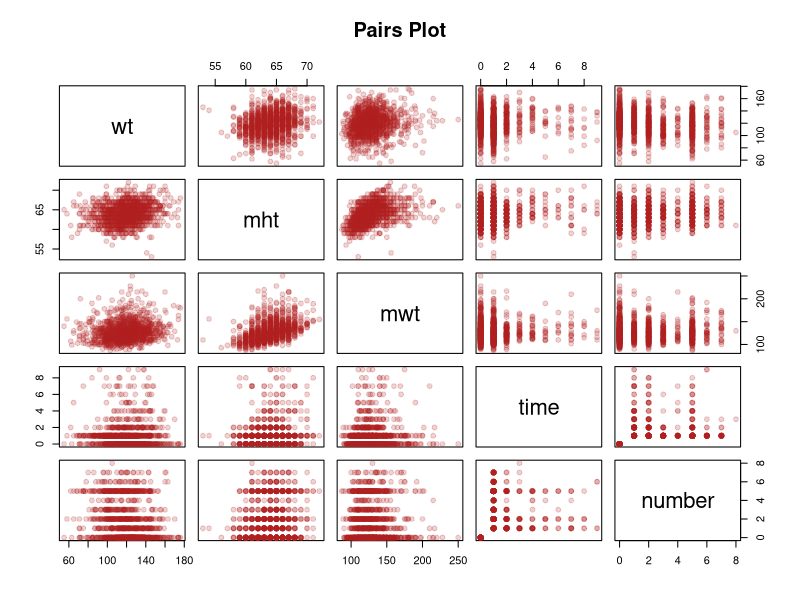
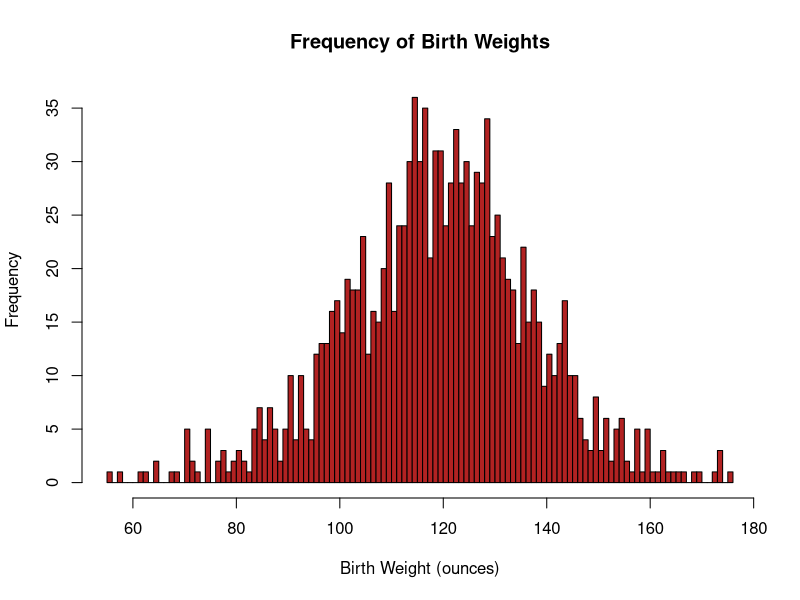
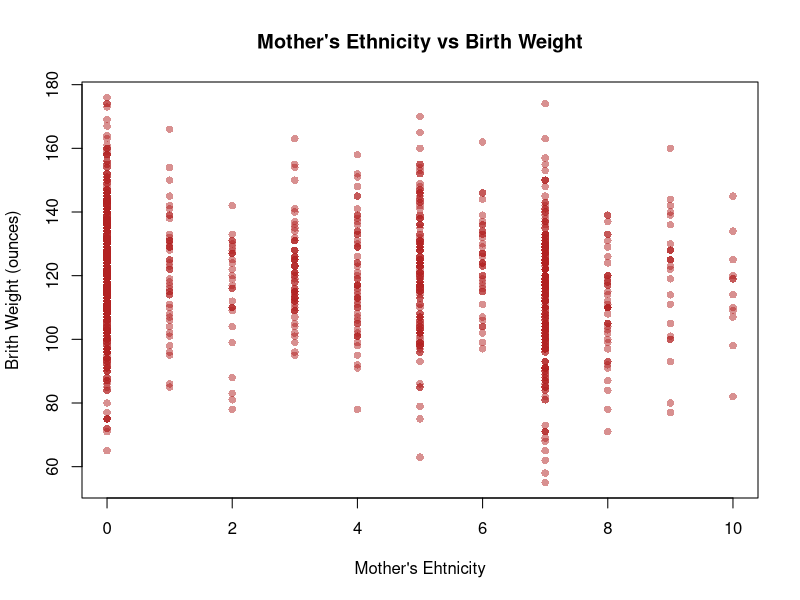
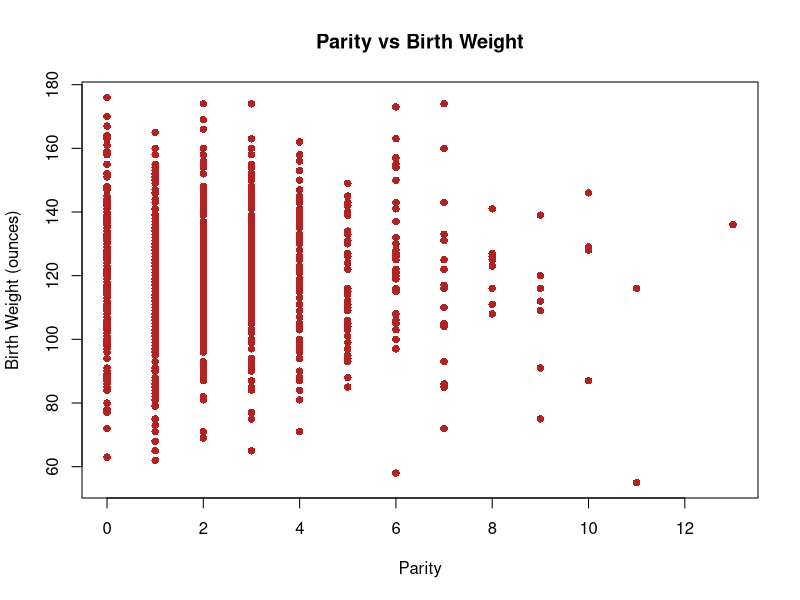
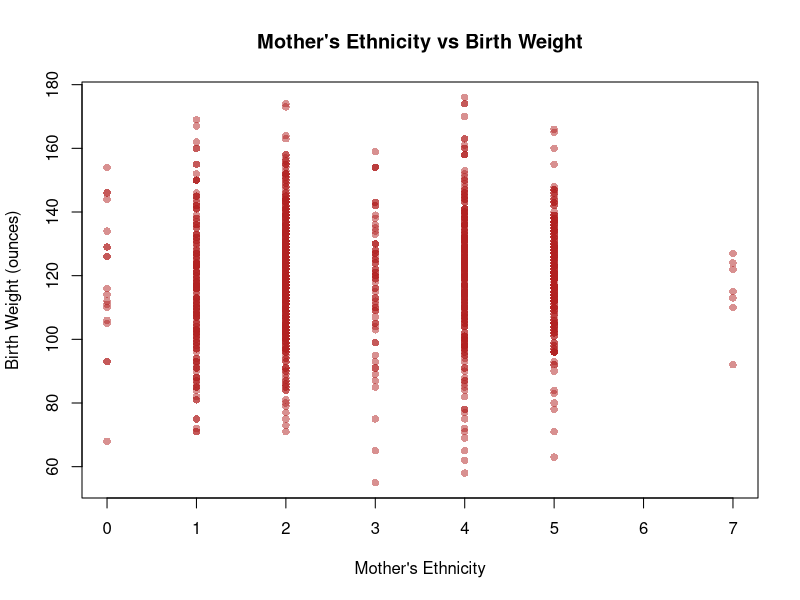
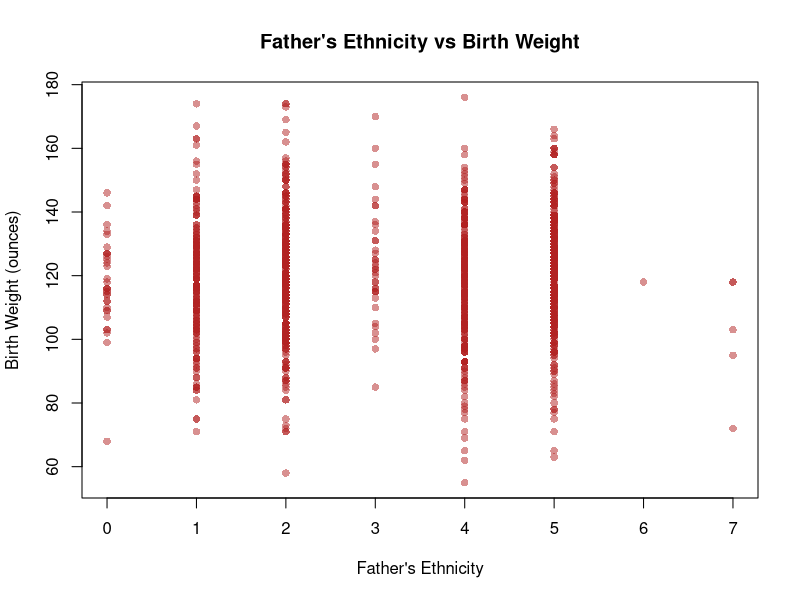
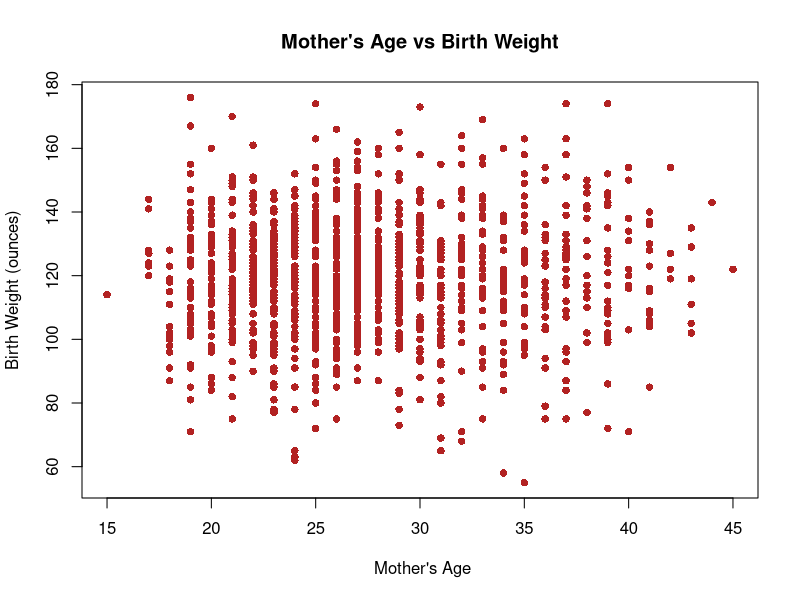
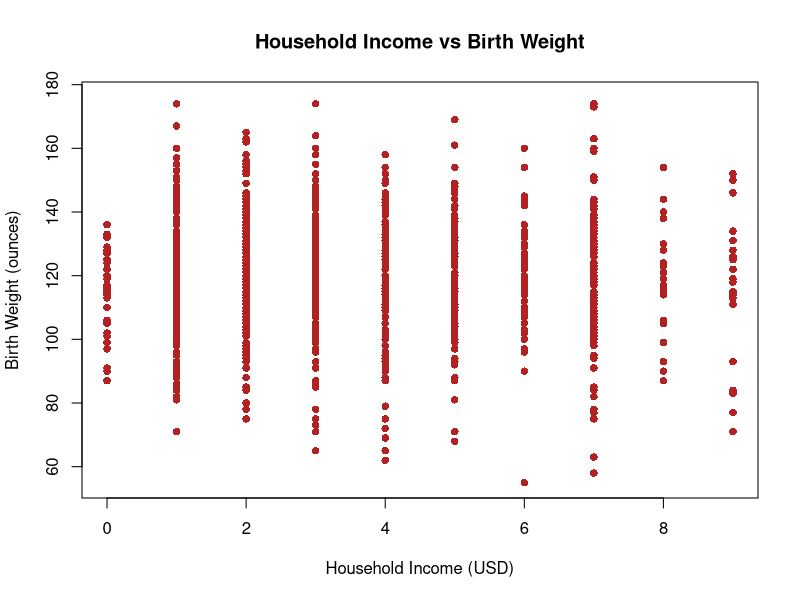

Write R code to recreate these figures, in order.
## ---- chunk 1
# Knitr Configuration
knitr::opts_chunk$set(
  cache = TRUE,
  include = TRUE,
  echo = FALSE,
  results = "markup",
  fig.show = "asis",
  fig.height = 4
)
## ---- chunk 2
# Define all the functions and constants used later

# Category names for Ethnicity variates
ethLabels <- c(
  "Caucasian",
  "Mexican",
  "African-American",
  "Asian",
  "Mixed",
  "Other"
)

# Category names for Education variates
edLabels <- c(
  "Elementary School",
  "Middle School",
  "High School",
  "High School + Trade School",
  "High School + Some College",
  "College Graduate",
  "Trade School",
  "High School Unclear"
)

# Number of imputed datasets
k <- 5

# Unit conversion factors
poundsToKg <- 0.453592
inchesToM <- 0.0254

# The boundaries for BMI categories
# See this page for the source:
# https://www.mayoclinic.org/healthy-lifestyle/pregnancy-week-by-week/in-depth/pregnancy-weight-gain/art-20044360?pg=1
underweightNormalBoundary <- 18.5
normalOverweightBoundary <- 25
overweightObeseBoundary <- 30

# Use test 10% for test set in cross validation
testSetRatio = 0.1
## ---- chunk 3
isUnderweight <- function (bmi) bmi < underweightNormalBoundary
isNormal <- function (bmi) bmi < normalOverweightBoundary & bmi >= underweightNormalBoundary
isOverweight <- function (bmi) bmi < overweightObeseBoundary & bmi >= normalOverweightBoundary
isObese <- function (bmi) bmi >= overweightObeseBoundary

bmi <- function (wtLbs, htIn) (wtLbs * poundsToKg) / (htIn * inchesToM)^2
## ---- chunk 4
# Roughly translate the "number" category to a floating point number of the actual number of cigarettes smoked
numCigs <- function (number) (number <= 4) * (5 * number - 2.5) + (number > 4) * (10 * number - 25.5)
## ---- chunk 5
# Re-encoding and labelling variates as factors
decodeBirthVariates <- function (birthsDataset) {
  newDataset = data.frame(birthsDataset)

  newDataset$meth <- cut(
    birthsDataset$meth,
    breaks = c(0, 5:10), 
    labels = ethLabels,
    right = TRUE,
    include.lowest= TRUE
  )

  newDataset$med <- cut(
    birthsDataset$med,
    breaks = 0:8, 
    labels = edLabels,
    right = FALSE
  )

  newDataset$feth <- cut(
    birthsDataset$feth,
    breaks = c(0, 5:10),
    labels = ethLabels,
    right = TRUE,
    include.lowest= TRUE
  )

  newDataset$fed <- cut(
    birthsDataset$fed,
    breaks = 0:8, 
    labels = edLabels,
    right = FALSE
  )

  newDataset$smoke <- cut(
    birthsDataset$smoke,
    breaks = 0:4, 
    labels = c(
      "Never",
      "Smokes Now",
      "Until Pregnancy",
      "Doesn't Smoke Anymore"
    ),
    right = FALSE
  )

  newDataset$marital <- cut(
    birthsDataset$marital,
    breaks = 0:5,
    labels = c(
      "Married",
      "Legally Separated",
      "Divorced",
      "Widowed",
      "Never Married"
    )
  )

  newDataset$number <- numCigs(birthsDataset$number)

  newDataset$time <- cut(
    birthsDataset$time,
    breaks = 0:10,
    labels = c(
      "Never Smoked",
      "Still Smokes",
      "During Pregnancy",
      "Less Than A Year",
      "1-2 Years",
      "2-3 Years",
      "3-4 Years",
      "5-9 Years",
      "More Than 10 Years",
      "Quit But Don't Know When"
    ),
    right = FALSE
  )

  newDataset$income <- cut(
    birthsDataset$income,
    breaks = c(0, 1, 2, 10),
    labels = c(
      "Under 2500",
      "2500-4999",
      "5000-Over 25000"
    ),
    right = FALSE
  )

  newDataset
}
## ---- chunk 6
smokingImpact <- function (time, number) {
  cigaretteEffectRatio = 6
  # Take the average of the bounds of the range of cigarettes smoked by a given category
  # as the approximate exact number of cigarettes smoked per day
  # https://www.med.uottawa.ca/sim/data/Smoking_and_Health_e.htm shows that it took a
  # six-fold increase in the number of cigarettes smoked a day to double the impact
  # on the likelihood of developing lung cancer. We approximate the effect of smoking
  # on birth with this ratio too.
  activeSmokingImpact = (number != 0) * 2^(numCigs(number) / cigaretteEffectRatio)
  
  impactTimeDecay = 2
  
  # Approximate a scalar number of years since quiting based on the categorical variable
  yearsQuit = (time >= 3) * (-2.5 + time) + (time >= 7) * (-18.5 + 3 * time)
  # Time = 1 or 2 are special cases with 0 decay
  yearsQuit = yearsQuit * (time >= 3)
  
  decayedSmokingImpact = activeSmokingImpact * exp(-yearsQuit / impactTimeDecay)
  
  decayedSmokingImpact
}
## ---- chunk 7
craftFeatures <- function (imputedBirthsDataset) {
  newDataset = decodeBirthVariates(imputedBirthsDataset)

  newDataset$sameEth <- factor(
    imputedBirthsDataset$meth == imputedBirthsDataset$feth,
    labels = c("Different", "Same")
  )
  # What about "Other" though?
  
  newDataset$htDiff <- newDataset$fht - newDataset$mht
    
  newDataset$lateMom <- factor(
    newDataset$parity == 0 & newDataset$mage >= 35,
    labels = c("Not late", "Late")
  )

  newDataset$mBMI <- bmi(newDataset$mwt, newDataset$mht)
  
  newDataset$mBMICategory <- factor(
    1 * isNormal(newDataset$mBMI)
      + 2 * isOverweight(newDataset$mBMI)
      + 3 * isObese(newDataset$mBMI),
    labels = c("Underweight", "Normal", "Overweight", "Obese")
  )
  
  newDataset$smokingImpact <- smokingImpact(
    imputedBirthsDataset$time,
    imputedBirthsDataset$number
  )
  
  newDataset
}
## ---- chunk 8
meanAIC <- function (model, datasets) mean(sapply(
  datasets,
  function (dataset) AIC(update(model, data = dataset))
))
## ---- chunk 9
selectModel <- function (
  datasets,
  predictedVar,
  excludedVars = c(),
  specialTerms = c()
) {
  selectedModelMeanAIC = .Machine$integer.max
  selectedModel = NULL
  
  for (dataset in datasets) {
    #adjustedBirthsDataset <- birthsDataset[, !colnames(birthsDataset) %in% excludedVars]
    M0 = lm(wt ~ 1, data = dataset)
    Mmax = lm(
      formula(paste(
        predictedVar,
        "~",
        "(.",
        Reduce(function (l, r) paste(l, r), Map(function (term) paste("-", term), excludedVars), ""),
        ")^2",
        Reduce(function (l, r) paste(l, r), Map(function (term) paste("+", term), specialTerms), "")
      )),
      data = dataset
    )
  
    candidateModel = step(
      lm(wt ~ 1, data = dataset),
      scope = list(lower = M0, upper = Mmax),
      direction = "both",
      trace = 0
    )
  
    candidateModelMeanAIC = mean(sapply(
      datasets,
      function (dataset) AIC(update(candidateModel, data = dataset))
    ))
  
    if (candidateModelMeanAIC < selectedModelMeanAIC) {
      selectedModel = update(candidateModel, data = dataset)
      selectedModelMeanAIC = candidateModelMeanAIC
    }
  }
  
  selectedModel
}
## ---- chunk 10
crossValidate <- function (model1, model2, datasets) {
  # "Usually about a thousand is fine" - M. Lysy, Nov. 27, 2018
  m = 1000

  model1rPMSE <- vector(mode = "numeric", length = m)
  model2rPMSE <- vector(mode = "numeric", length = m)

  for (i in 1:m) {
    chosenSet = datasets[[1 + i %% k]]
    Ntotal = nrow(chosenSet)
    Ntest = floor(Ntotal * testSetRatio)
    outOfSampleIndices = sample(Ntotal, Ntest)
    trainSet = chosenSet[-outOfSampleIndices, ]
    testSet = chosenSet[outOfSampleIndices, ]
    
    model1 = update(model1, data = trainSet)
    model2 = update(model2, data = trainSet)
    outOfSamplePredictions1 = predict(model1, newdata = testSet)
    outOfSamplePredictions2 = predict(model2, newdata = testSet)
    predictionErrors1 = (testSet$wt - outOfSamplePredictions1) ^ 2
    predictionErrors2 = (testSet$wt - outOfSamplePredictions2) ^ 2
    model1rPMSE[i] <- sqrt(sum(predictionErrors1) / Ntest)
    model2rPMSE[i] <- sqrt(sum(predictionErrors2) / Ntest)
  }
  
  list(
    rPMSEs = data.frame(model1 = model1rPMSE, model2 = model2rPMSE),
    residuals = data.frame(
      actual = testSet$wt,
      model1Predictions = outOfSamplePredictions1,
      model2Predictions = outOfSamplePredictions2,
      model1 = outOfSamplePredictions1 - testSet$wt,
      model2 = outOfSamplePredictions2 - testSet$wt
    )
  )
}
## ---- chunk 11
# Import
births <- read.csv("chds_births.csv")
## ---- chunk 12
pairs(births[c("wt", "mht", "mwt","time", "number")], col=adjustcolor("firebrick", 0.2), pch=19, main= "Pairs Plot")
## ---- chunk 13
hist(births$wt, breaks=100, col = "firebrick", main = "Frequency of Birth Weights", xlab = "Birth Weight (ounces)") 
## ---- chunk 14
plot(births$meth, births$wt, col=adjustcolor("firebrick", 0.5), pch=16, main = "Mother's Ethnicity vs Birth Weight", xlab = "Mother's Ehtnicity", ylab = "Brith Weight (ounces)") 
## ---- chunk 15
plot(births$parity, births$wt, pch=16, col="firebrick", main = "Parity vs Birth Weight", xlab = "Parity", ylab = "Birth Weight (ounces)") 

round(sapply(0:13, function (parity) c(mean(births[births$parity==parity, "wt"]), sd(births[births$parity==parity, "wt"]))), 2)

## ---- chunk 16
plot(births$med, births$wt, col=adjustcolor("firebrick", 0.5), pch=16, main = "Mother's Ethnicity vs Birth Weight", xlab = "Mother's Ethnicity", ylab = "Birth Weight (ounces)")
plot(births$fed, births$wt, col=adjustcolor("firebrick", 0.5), pch=16, main = "Father's Ethnicity vs Birth Weight", xlab = "Father's Ethnicity", ylab = "Birth Weight (ounces)")
plot(births$mage, births$wt, pch=16, col="firebrick", main = "Mother's Age vs Birth Weight", xlab = " Mother's Age", ylab = "Birth Weight (ounces)") 
plot(births$income, births$wt, pch=16, col="firebrick", main = "Household Income vs Birth Weight", xlab = "Household Income (USD)", ylab = "Birth Weight (ounces)") 
plot(births$med, births$fed, col=adjustcolor("firebrick", 0.5), pch=16, main = "Mother's Ethnicity vs Father's Ethnicity", xlab = "Mother's Ethnicity", ylab = "Father's Ethnicity")
## ---- chunk 17
#lm(wt ~ I(fht - mht), data=data)
plot(births$mht, births$fht, col=adjustcolor("firebrick", 0.25), pch=16, main = "Mother's Height vs Father's Height", xlab = "Mother's Height (inches)", ylab = "Father's Height (inches)")
abline(coef=c(0, 1))

#plot(births$fht < births$mht, births$wt, col=adjustcolor("firebrick", 0.5), pch=16)
#mean(na.omit(births[births$fht < births$mht, ]$wt)) #mean for when mom is shorter than dad
#mean(na.omit(births[!(births$fht < births$mht), ]$wt)) #mean for when dad is shorter than mom
## ---- chunk 18
plot(births$fht - births$mht, births$wt, pch=16, col="firebrick", main = "Difference in Parental Height vs Birth Weight", xlab = "Difference in Parental Height (inches)", ylab = "Birth Weight (ounces)")
## ---- chunk 19
plot(births$mwt / I(births$mht)^2, births$wt, pch=16, col="firebrick", main = "Mother's BMI vs Birth Weight", xlab = "Mother's BMI (kg/m^2)", ylab = "Birth Weight (ounces)") 
## ---- chunk 20
plot(births$gestation, births$wt, main = "Gestation Period vs Birth Weight", xlab = "Gestation Period (days)", ylab = "Birth Weight (ounces)")
summary(lm(wt ~ gestation, data=births))
## ---- chunk 21

"marital"
summary(factor(births$marital))

mendedBirths <- data.frame(births)
mendedBirths[mendedBirths$marital == 0, "marital"] <- NA
## ---- chunk 22
N <- nrow(mendedBirths)
round(sapply(colnames(mendedBirths), function (colname) sum(is.na(mendedBirths[colname])) / N), 2)

nrow(na.omit(mendedBirths[, !(colnames(mendedBirths) %in% c("fht", "fwt", "income"))])) / N

nrow(na.omit(mendedBirths[, !(colnames(mendedBirths) %in% c("fht", "fwt", "income"))])) / N
## ---- chunk 23
library(mice)

multiplyImputedBirths <- mice(mendedBirths, m = k, method = "pmm", seed = 500, printFlag = FALSE)

imputedBirths <- lapply(1:k, function(i) complete(multiplyImputedBirths, i))
## ---- chunk 24
decodedImputedBirths <- lapply(imputedBirths, decodeBirthVariates)
## ---- chunk 25

## ---- chunk 26
basicBirthWeightModel <- selectModel(
  decodedImputedBirths,
  "wt",
  excludedVars = c("gestation", "smoke")
)
basicBirthWeightModelMeanAIC <- meanAIC(basicBirthWeightModel, decodedImputedBirths)
## ---- chunk 27
engineeredFeatureBirths <- lapply(imputedBirths, craftFeatures)
## ---- chunk 28
engineeredBirthWeightModel <- selectModel(
  engineeredFeatureBirths,
  "wt",
  c("gestation", "smoke", "time", "fht", "mBMICategory"),
  c("time")#, smokingImpact:smokingQuitCategory")
  #c("smokingImpact", "mBMI", "htDiff", "sameEth",  "lateMom")
)
engineeredBirthWeightModelMeanAIC <- meanAIC(
  engineeredBirthWeightModel,
  engineeredFeatureBirths
)
## ---- chunk 29

#cook's distance vs. leverage for Basic Model
D <- cooks.distance(basicBirthWeightModel) 
#flag some of the points
infl.ind <- which.max(D) # top influence point
h <- hatvalues(basicBirthWeightModel)
p <- length(coef(basicBirthWeightModel))
n <- nobs(basicBirthWeightModel)
hbar <- p/n
lev.ind <- h > 2*hbar 
# leverage more than 2x the average
clrs <- rep("black", len = n)

clrs[lev.ind] <- "blue"
clrs[infl.ind] <- "red"
par(mfrow = c(1,1), mar = c(4,4,1,1))
cex <- .8
plot(h, D, xlab = "Leverage", ylab = "Cook's Influence Measure", main = "Leverage Plot for Basic Model", pch = 21, bg = clrs, cex = cex, cex.axis = cex)

# average leverage
abline(v = 2*hbar, col = "grey60", lty = 2) # 2x average leverage
legend("topleft", legend = c("High Leverage", "High Influence"), pch = 21,pt.bg = c("blue", "red"), cex = cex, pt.cex = cex)

#cook's distance vs. leverage for Engineered Model
D <- cooks.distance(engineeredBirthWeightModel) 
#flag some of the points
infl.ind <- which.max(D) # top influence point
h <- hatvalues(engineeredBirthWeightModel)
p <- length(coef(engineeredBirthWeightModel))
n <- nobs(engineeredBirthWeightModel)
hbar <- p/n
lev.ind <- h > 2*hbar 
# leverage more than 2x the average
clrs <- rep("black", len = n)

clrs[lev.ind] <- "blue"
clrs[infl.ind] <- "red"
par(mfrow = c(1,1), mar = c(4,4,1,1))
cex <- .8
plot(h, D, xlab = "Leverage", ylab = "Cook's Influence Measure", main = "Leverage Plot for Engineered Model", pch = 21, bg = clrs, cex = cex, cex.axis = cex)

# average leverage
abline(v = 2*hbar, col = "grey60", lty = 2) # 2x average leverage
legend("topleft", legend = c("High Leverage", "High Influence"), pch = 21,pt.bg = c("blue", "red"), cex = cex, pt.cex = cex)

## ---- chunk 30
cvResults <- crossValidate(
  basicBirthWeightModel,
  engineeredBirthWeightModel,
  engineeredFeatureBirths
)

rPMSEs <- cvResults$rPMSEs
paste(mean(rPMSEs$model1), sd(rPMSEs$model1))
paste(mean(rPMSEs$model2), sd(rPMSEs$model2))
boxplot(list(model1rPMSE = rPMSEs$model1, model2rPMSE = rPMSEs$model2))

par(mfrow=c(2,2))
plot(cvResults$residuals$actual, cvResults$residuals$model1, main = "Actual Residuals vs Basic Model Residuals", xlab = "Actual Residuals", ylab = "Basic Model Residuals")
plot(cvResults$residuals$actual, cvResults$residuals$model2,  main = "Actual Residuals vs Engineered Model Residuals", xlab = "Actual Residuals", ylab = "Engineered Model Residuals")

plot(cvResults$residuals$model1Predictions, cvResults$residuals$model1,  main = "Predicted Values vs Basic Model Residuals", xlab = "Predicted Values", ylab = "Basic Model Residuals")
plot(cvResults$residuals$model2Predictions, cvResults$residuals$model2, main = "Predicted Values vs Engineered Model Residuals", xlab = "Predicted Values", ylab = "Engineered Model Residuals")
## ---- chunk 31
#library(car)

#residualPlot(basicBirthWeightModel, main= "Residuals vs Fitted")
#residualPlot(engineeredBirthWeightModel, main = "Residuals vs Fitted")
## ---- chunk 32
qqplot(
  cvResults$residuals$model1Predictions,
  cvResults$residuals$actual,
  main = "Q-Q Plot",
  xlab = "Predicted Values",
  ylab = "Actual Values"
)
abline(a = 0, b = 1, lty = 2, col = "red")

qqplot(
  cvResults$residuals$model2Predictions,
  cvResults$residuals$actual,
  main = "Q-Q Plot",
  xlab = "Predicted Values",
  ylab = "Actual Values"
)
abline(a = 0, b = 1, lty = 2, col = "red")
## ---- chunk 33
qqnorm(cvResults$residuals$model1, main = "Normal Q-Q Plot for Basic Model")
abline(a = 0, b = 20, lty = 2, col = "blue")

qqnorm(cvResults$residuals$model2, main = "Normal Q-Q Plot for Engineered Model")
abline(a = 0, b = 20, lty = 2, col = "blue")
## ---- chunk 34
# Reconfigure Knitr for Appendix
knitr::opts_chunk$set(include = TRUE, echo = TRUE, eval = FALSE)
## ---- chunk 35

## ---- chunk 36

## ---- chunk 37

## ---- chunk 38

## ---- chunk 39

## ---- chunk 40

## ---- chunk 41

## ---- chunk 42

## ---- chunk 43

## ---- chunk 44

## ---- chunk 45

## ---- chunk 46

## ---- chunk 47

## ---- chunk 48

## ---- chunk 49

## ---- chunk 50

## ---- chunk 51

## ---- chunk 52
knitr::all_labels()
